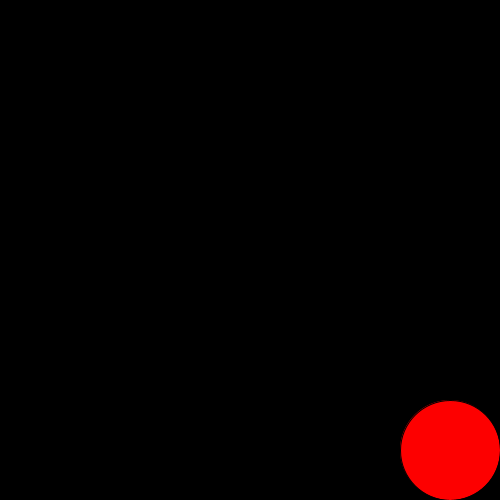
Frame 1 (no input)
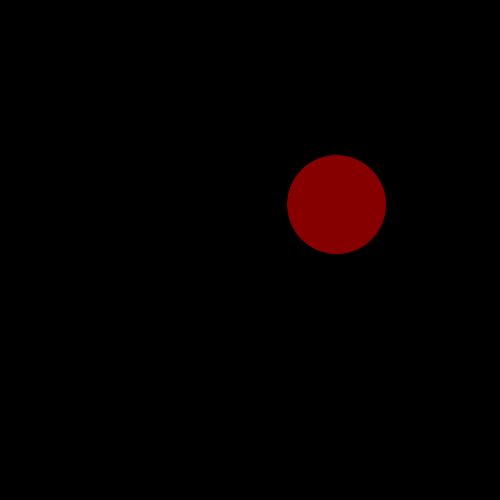
Frame 60 (the mouse pressed at the canvas centre just before this capture)
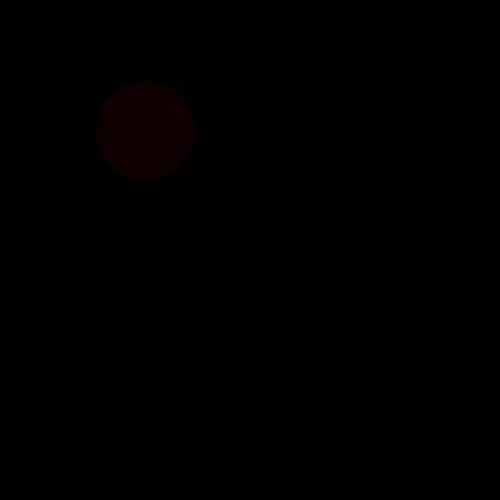
Frame 120 (the mouse held since frame 60 and released just before this capture)

The Processing sketch that drew these frames (run headless with seeded random() and noise(); from frame 60 on, the mouse is pressed at the canvas centre):

// Processing sketch: processing_160912
// ── processing_160912.pde

float startTime, time;
float dir = 2;
float alpha = 0;

void setup() 
{
  size(500,500);
  startTime = millis();
}


void draw() 
{
    time = (millis() - startTime) * 0.001f;
    
    background( 0 );

    fill(255, 0, 0);
    ellipse( width*0.5+cos(time)*200, height*0.5+cos(time*4)*200, 100,100 );
    
    
    alpha += dir;
    fill( 0, alpha );
    rect( 0, 0, width, height );
    
    if( alpha < 0 || alpha > 255 ) dir *= -1;
}
